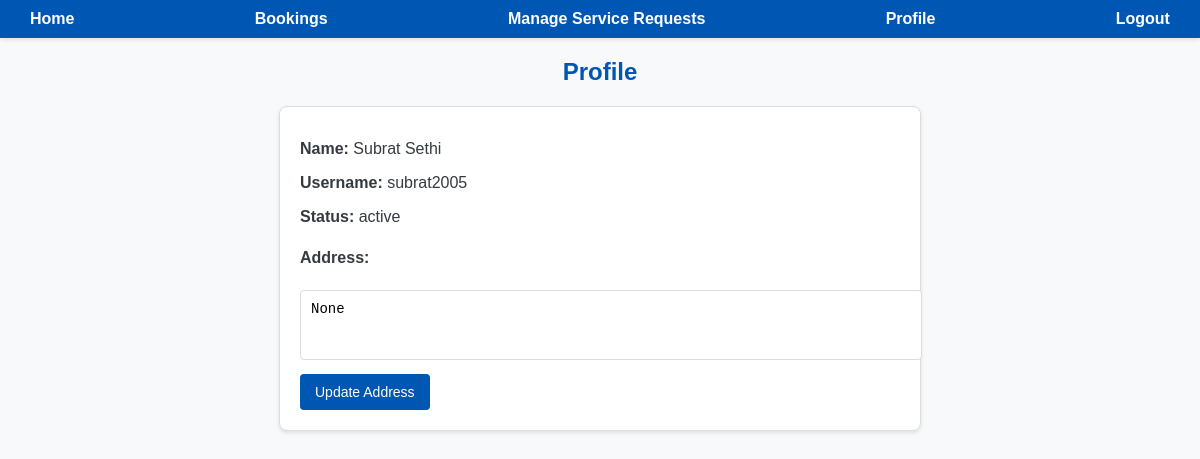
The page /customer_profile (signed in) on the database its author committed.
### models.py (models this page shows, shortened)
class User(db.Model, UserMixin):
    __tablename__ = 'user'
    id = db.Column(db.Integer, primary_key = True, autoincrement = True)
    name = db.Column(db.String, nullable = False)
    username = db.Column(db.String(32), unique = True, nullable = False)
    role = db.Column(db.String(50), nullable=False, default='admin')
    service_type = db.Column(db.String(100), nullable=True)
    experience = db.Column(db.Integer, nullable=True)
    address = db.Column(db.String, nullable = True)
    password_hash=db.Column(db.String,nullable=False)
    is_admin = db.Column(db.Boolean, nullable = False, default = False)
    status = db.Column(db.String(20), nullable=False, default='active')
    @property
    def password(self):
     return self.password

### app.py (the view, shortened to what this page needs)
@app.route('/customer_profile', methods=['GET', 'POST'])
def customer_profile():
    if not session.get('user_id') or session.get('role') != 'customer':
        return redirect('/userlogin')
    customer = User.query.get(session.get('user_id'))
    if not customer:
        return "Customer not found"
    return render_template('customer_profile.html', customer=customer)

### templates/customer_profile.html (shortened to what this page needs)
<!DOCTYPE html>
<html lang="en">
<head>
    <link rel="stylesheet" href="/static/customer_profile.css">
</head>
<body>
    <nav>
        <a href="/customer_dashboard">Home</a>
        <a href="/customer_bookings">Bookings</a>
        <a href="/manage_service_requests">Manage Service Requests</a>
        <a href="/customer_profile">Profile</a>
        <a href="/logout">Logout</a>
    </nav>
    <h2>Profile</h2>
    <div>
        <p><strong>Name:</strong> {{ customer.name }}</p>
        <p><strong>Username:</strong> {{ customer.username }}</p>
        <p><strong>Status:</strong> {{ customer.status }}</p>
        <form action="/customer_profile" method="post">
            <label for="address"><strong>Address:</strong></label><br>
            <textarea id="address" name="address" rows="3" cols="40">{{ customer.address }}</textarea><br>
            <button type="submit">Update Address</button>
        </form>
    </div>
</body>
</html>

### static/customer_profile.css (style rules this page uses)
body { margin: 0; font-family: Arial, sans-serif; background-color: #f8f9fa; color: #343a40; }
nav { background-color: #0056b3; padding: 10px 20px; display: flex; justify-content: space-between; align-items: center; color: white; box-shadow: 0 2px 4px rgba(0, 0, 0, 0.1); }
nav a { color: white; text-decoration: none; margin: 0 10px; font-weight: bold; }
h2 { text-align: center; color: #0056b3; margin: 20px 0; }
div { background-color: #ffffff; max-width: 600px; margin: 20px auto; padding: 20px; border: 1px solid #ddd; border-radius: 8px; box-shadow: 0 2px 4px rgba(0, 0, 0, 0.1); }
div p { font-size: 16px; margin: 10px 0; line-height: 1.5; }
div strong { color: #343a40; }
form { margin-top: 20px; }
form label { font-size: 16px; color: #343a40; display: block; margin-bottom: 5px; }
textarea { width: 100%; padding: 10px; font-size: 14px; border: 1px solid #ddd; border-radius: 4px; resize: none; }
button { margin-top: 10px; background-color: #0056b3; color: white; border: none; border-radius: 4px; padding: 10px 15px; font-size: 14px; cursor: pointer; }

### rows shown on the page
User: name "Subrat Sethi", username "subrat2005", status "active", address "None"
